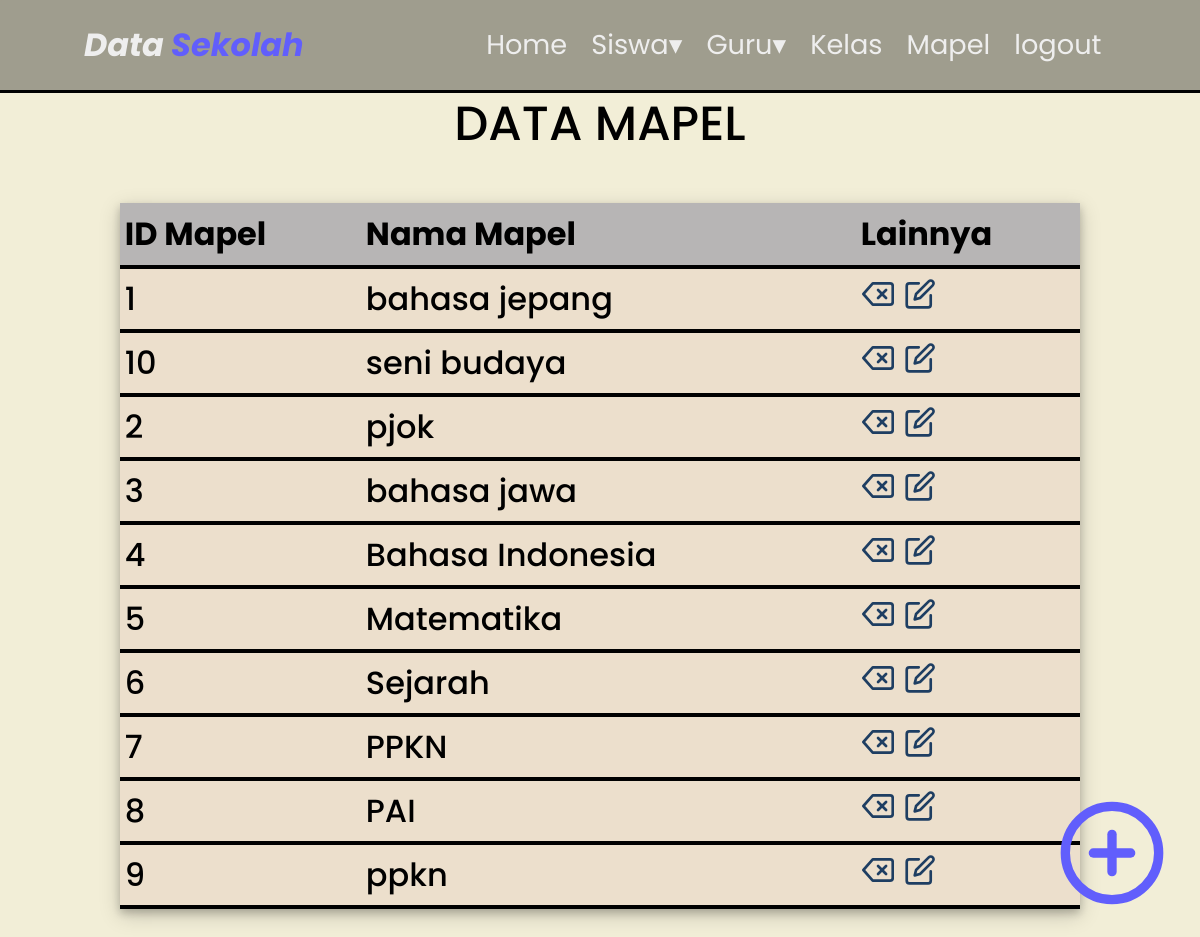
Screenshot of /mapel.php with the database file from the repository.
### tables this page shows
CREATE TABLE `mapel` (
  `id_mapel` varchar(10) NOT NULL,
  `nama_mapel` varchar(35) NOT NULL,
  `id_guru` varchar(10) NOT NULL
);

### mapel.php (the view, shortened to what this page needs)
<head>
    <link rel="stylesheet" href="css/dash.css">
</head>
<body class="body-mapel">
    <?php
    include "nav.php";
    ?>
    <header><span>DATA MAPEL</span></header>
    <div class="container">
            <table >
                <tr style="background-color: #b7b5b5;">
                    <th>ID Mapel</th>
                    <th>Nama Mapel</th>
                    <th>Lainnya</th>
                </tr>
                <?php
                $data = mysqli_query($koneksi,"select * from mapel");
                while($tampil = mysqli_fetch_array($data)) {
                ?>
                <tr class="tr-data">
                    <td><?php echo $tampil ['id_mapel'];?></td>
                    <td><?php echo $tampil ['nama_mapel'];?></td>
                    <td class="lain">
                        <a href="delete-mapel.php?id=<?php echo $tampil['id_mapel'];?>"><i data-feather="delete" class="lain-1"></i></a>
                        <a href="edit_mapel.php?id=<?php echo $tampil['id_mapel'];?>"><i data-feather="edit" class="lain-1"></i></a>
                    </td>
                </tr>
            <?php
            }
            ?>
            </table>
    </div>
    <div class="container2">
        <a href="tambah_mapel.php" class="tambah"><i data-feather="plus-circle" style="width: 7rem; height: 7rem;"></i></a>
    </div>
</body>

### css/dash.css (style rules this page uses)
header { display: flex; justify-content: center; margin: 2.7rem; margin-top: 5.5rem; }
header span { font-size: 3rem; font-weight: 500; }
.container { display: flex; justify-content: center; padding: 0 10%; }
table { width: 100%; font-size: 2rem; border-collapse: collapse; box-shadow: 0 4px 8px rgba(0, 0, 0, 0.2), 0 6px 20px rgba(0, 0, 0, 0.19); background-color: #ECDFCC; animation: scaleUp 1s ease-out; margin-bottom: 2rem; }
td { border-bottom: 4px solid black; height: 4rem; text-align: left; padding: 0 0.5%; font-weight: 500; }
th { border-bottom: 4px solid black; height: 4rem; text-align: left; border-collapse: collapse; padding: 0 0.5%; }
.container2 { position: fixed; bottom: 2rem; right: 2rem; }
.tambah { width:4rem; height: 4rem; text-decoration: none; color:#615EFC; }
.lain-1 { width:2rem; height: 2rem; text-decoration: none; color: #1E3E62; padding: 0 0.5%; }
.body-mapel { padding: 0; margin: 0; background-color:#F2EED7; font-family: 'Poppins', sans-serif; }

### rows the page displays
mapel: id_mapel "1", nama_mapel "bahasa jepang"
mapel: id_mapel "10", nama_mapel "seni budaya"
mapel: id_mapel "2", nama_mapel "pjok"
mapel: id_mapel "3", nama_mapel "bahasa jawa"
mapel: id_mapel "4", nama_mapel "Bahasa Indonesia"
mapel: id_mapel "5", nama_mapel "Matematika"
mapel: id_mapel "6", nama_mapel "Sejarah"
mapel: id_mapel "7", nama_mapel "PPKN"
mapel: id_mapel "8", nama_mapel "PAI"
mapel: id_mapel "9", nama_mapel "ppkn"
